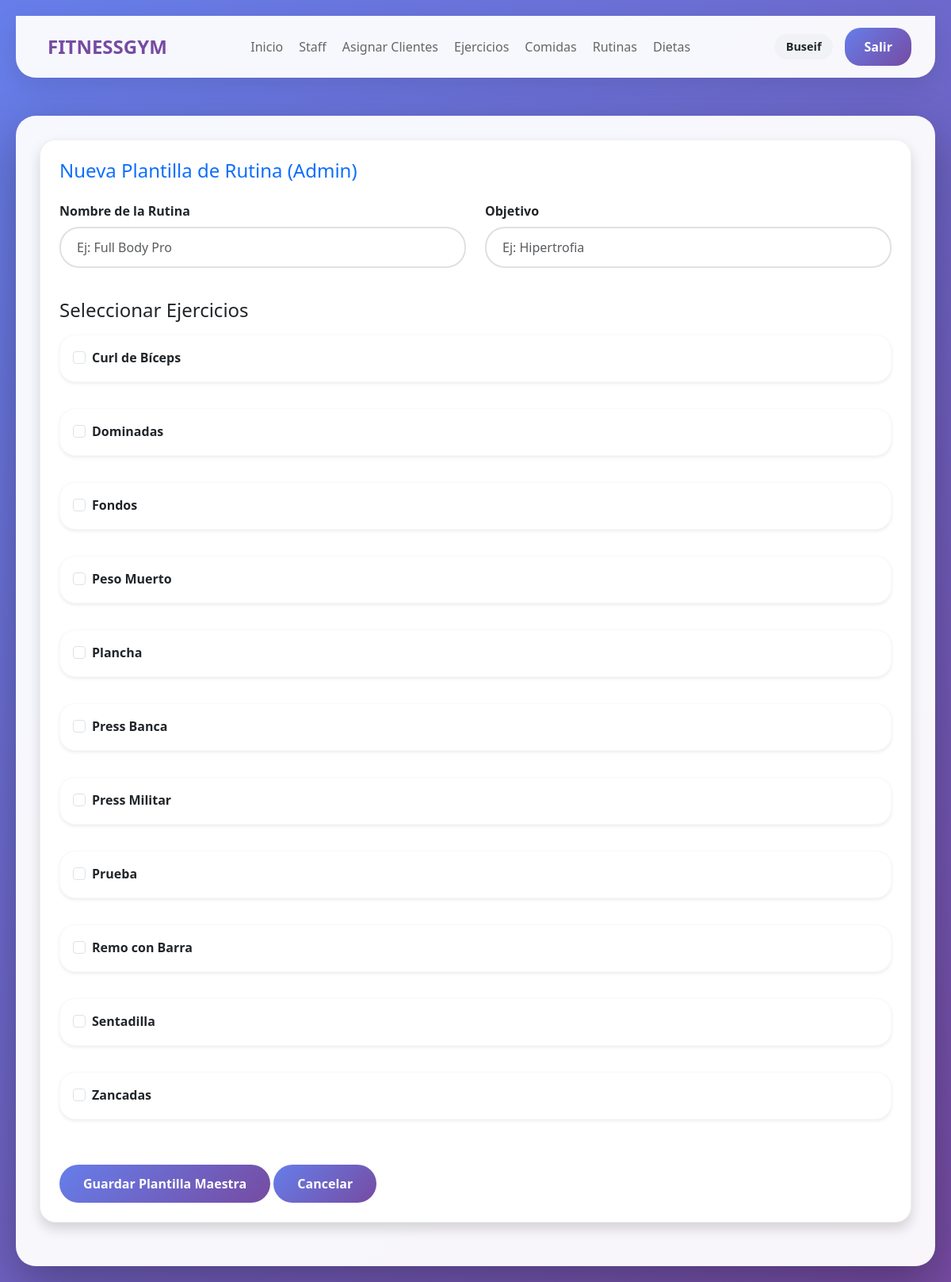
/php/nueva_rutina_pre.php (signed in), run on the app's committed database.
### tables this page shows
CREATE TABLE `ejercicios` (
  `id_ejercicio` int(11) NOT NULL,
  `nombre` varchar(100) NOT NULL,
  `descripcion` text DEFAULT NULL,
  `instrucciones` text DEFAULT NULL,
  `categoria` varchar(50) DEFAULT NULL,
  `dificultad` enum('Principiante','Intermedio','Avanzado') DEFAULT NULL,
  `imagen_url` varchar(255) DEFAULT NULL
);

### php/nueva_rutina_pre.php (the view, shortened to what this page needs)
<!DOCTYPE html>
<html lang="es">
<head>
    <link href="https://cdn.jsdelivr.net/npm/bootstrap@5.3.0/dist/css/bootstrap.min.css" rel="stylesheet">
    <link rel="stylesheet" href="../css/estilo_global.css">
</head>
<body>
    <?php include 'navbar.php'; ?>
    <div class="container mt-5">
        <div class="card shadow p-4">
            <h2 class="text-primary mb-4">Nueva Plantilla de Rutina (Admin)</h2>
            <form method="POST">
                <div class="row mb-4">
                    <div class="col-md-6">
                        <label class="form-label fw-bold">Nombre de la Rutina</label>
                        <input type="text" name="nombre" class="form-control" placeholder="Ej: Full Body Pro" required>
                    </div>
                    <div class="col-md-6">
                        <label class="form-label fw-bold">Objetivo</label>
                        <input type="text" name="objetivo" class="form-control" placeholder="Ej: Hipertrofia" required>
                    </div>
                </div>
                <h4 class="mb-3">Seleccionar Ejercicios</h4>
                <div class="row">
                    <?php
                    $res = mysqli_query($conexion, "SELECT * FROM ejercicios ORDER BY nombre ASC");
                    while ($ej = mysqli_fetch_assoc($res)) {
                        $id = $ej['id_ejercicio'];
                        echo "
                        <div class='col-12 mb-2'>
                            <div class='card p-3 border-light shadow-sm'>
                                <div class='form-check'>
                                    <input type='checkbox' name='ejercicio[$id]' value='1' class='form-check-input check-ejercicio' data-id='$id'>
                                    <label class='form-check-label fw-bold'>{$ej['nombre']}</label>
                                </div>
                                <div class='row mt-2' id='inputs-$id' style='display:none;'>
                                    <div class='col-md-3'>
                                        <small>Día:</small>
                                        <select name='dia[$id]' class='form-select form-select-sm'>
                                            <option value='1'>Lunes</option><option value='2'>Martes</option>
                                            <option value='3'>Miércoles</option><option value='4'>Jueves</option>
                                            <option value='5'>Viernes</option><option value='6'>Sábado</option>
                                            <option value='7'>Domingo</option>
                                        </select>
                                    </div>
                                    <div class='col-md-3'>
                                        <small>Series:</small>
                                        <input type='number' name='series[$id]' class='form-control form-control-sm' min='1'>
                                    </div>
                                    <div class='col-md-3'>
                                        <small>Reps:</small>
                                        <input type='number' name='repeticiones[$id]' class='form-control form-control-sm' min='1'>
                                    </div>
                                    <div class='col-md-3'>
                                        <small>Descanso (s):</small>
                                        <input type='number' name='descanso[$id]' class='form-control form-control-sm' min='0'>
                                    </div>
                                </div>
                            </div>
                        </div>";
                    }
                    ?>
                </div>
                <div class="mt-4">
                    <button type="submit" class="btn btn-danger btn-lg">Guardar Plantilla Maestra</button>
                    <a href="gestion_rutinas_pre.php" class="btn btn-secondary btn-lg">Cancelar</a>
                </div>
            </form>
        </div>
    </div>
</body>
</html>

### css/estilo_global.css (style rules this page uses)
:root { --primary-gradient: linear-gradient(135deg, #667eea 0%, #764ba2 100%); --bg-light: rgba(255, 255, 255, 0.95); --shadow-soft: 0 10px 30px rgba(0, 0, 0, 0.05); --shadow-strong: 0 20px 60px rgba(0, 0, 0, 0.3); --radius-main: 25px; --radius-card: 20px; --text-dark: #333; --text-muted: #666; }
* { margin: 0; padding: 0; box-sizing: border-box; font-family: 'Segoe UI', Tahoma, Geneva, Verdana, sans-serif; }
body { background: var(--primary-gradient); min-height: 100vh; padding: 20px; }
.container { max-width: 1200px; margin: 0 auto; background: var(--bg-light); border-radius: var(--radius-main); padding: 30px; box-shadow: var(--shadow-strong); }
.card { background: white; padding: 25px; border-radius: var(--radius-card); box-shadow: var(--shadow-soft); border: 1px solid #f0f0f0; margin-bottom: 25px; }
h2 { color: var(--text-dark); margin-bottom: 20px; font-size: 1.5rem; display: flex; align-items: center; gap: 10px; }
.btn { background: var(--primary-gradient); color: white; border: none; padding: 12px 30px; border-radius: 25px; font-size: 16px; font-weight: bold; cursor: pointer; transition: all 0.3s; text-decoration: none; display: inline-block; }
input[type="text"], input[type="number"], input[type="email"], input[type="password"], input[type="phone"], select { width: 100%; padding: 12px 20px; border: 2px solid #e0e0e0; border-radius: 25px; margin-bottom: 15px; outline: none; }

### data on the page
ejercicios: nombre "Curl de Bíceps"
ejercicios: nombre "Dominadas"
ejercicios: nombre "Fondos"
ejercicios: nombre "Peso Muerto"
ejercicios: nombre "Plancha"
ejercicios: nombre "Press Banca"
ejercicios: nombre "Press Militar"
ejercicios: nombre "Prueba"
ejercicios: nombre "Remo con Barra"
ejercicios: nombre "Sentadilla"
ejercicios: nombre "Zancadas"

### other printed values
$_SESSION['nombre'] "Buseif"
